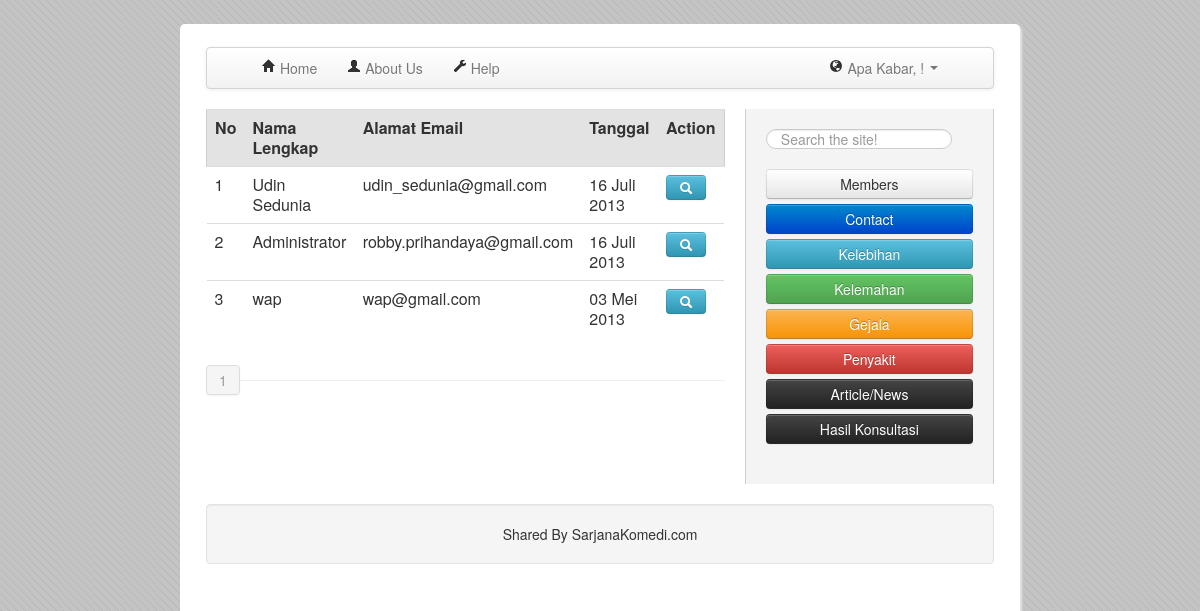
The page /admin/media.php?module=contact on the database its author committed.
### tables this page shows
CREATE TABLE IF NOT EXISTS `rb_hubungi` (
  `id_hubungi` int(5) NOT NULL AUTO_INCREMENT,
  `nama` varchar(50) NOT NULL,
  `email` varchar(100) NOT NULL,
  `subjek` varchar(100) NOT NULL,
  `pesan` text NOT NULL,
  `tanggal` date NOT NULL,
  PRIMARY KEY (`id_hubungi`)
);

### config/fungsi_indotgl.php (called while the page is built, shortened)
<?php
	function tgl_indo($tgl){
			$tanggal = substr($tgl,8,2);
			$bulan = getBulan(substr($tgl,5,2));
			$tahun = substr($tgl,0,4);
			return $tanggal.' '.$bulan.' '.$tahun;
	}
	function getBulan($bln){
				switch ($bln){
					case 5:
						return "Mei";
						break;
					case 7:
						return "Juli";
						break;
				}
			}
?>

### admin/modul/mod_contact/contact.php (the view, shortened to what this page needs)
<?php
switch($_GET[act]){
  default:
    echo "<table class='table table-hover' width=100%>
          <tr style='background:#e3e3e3; border:1px solid #cecece;'><th>No</th><th>Nama Lengkap</th><th>Alamat Email</th><th>Tanggal</th><th style='width:45px; text-align:center;'>Action</th></tr>";
    $p      = new Paging;
    $batas  = 5;
    $posisi = $p->cariPosisi($batas);
    $tampil=mysql_query("SELECT * FROM rb_hubungi ORDER BY id_hubungi DESC LIMIT $posisi, $batas");
    $no = $posisi+1;
    while ($r=mysql_fetch_array($tampil)){
      $tgl=tgl_indo($r[tanggal]);
      echo "<tr bgcolor=$warna><td>$no</td>
                <td>$r[nama]</td>
                <td>$r[email]</td>
                <td>$tgl</a></td>
                <td><a class='btn btn-info' title='View Message' href='?module=contact&act=viewmessage&id=$r[id_hubungi]'><i class='icon-search icon-white'></i></a>
                </td></tr>";
    $no++;
    }
	$jmldata=mysql_num_rows(mysql_query("SELECT * FROM rb_hubungi"));
    $jmlhalaman  = $p->jumlahHalaman($jmldata, $batas);
    $linkHalaman = $p->navHalaman($_GET[halaman], $jmlhalaman);
   		echo "</table><br/><hr>";
		echo "</li></ul>
			  <div style='float:left; margin-top:-20px;' class='pagination'>
			  <ul>
				$linkHalaman
			</ul>
		</div>";
    break;
}
?>

### view/css/style.css (style rules this page uses)
html { font-weight:normal; font-family:Telex; line-height:135%; color:#333; background-color:#c4c4c4; background-image:url('../img/bg.png'); }
body { padding:6px; margin-top:2%; margin-bottom:2%; margin-left: 15%; margin-right: 15%; border-radius:5px; -webkit-box-shadow: 2px 2px 2px #e3e3e3; -moz-box-shadow: 2px 2px 2px #e3e3e3; -khtml-box-shadow: 2px 2px 2px #e3e3e3; box-shadow: 2px 2px 2px #e3e3e3; }
hr { margin-top:3px; margin-bottom:3px; }

### rows shown on the page
rb_hubungi: nama "Udin Sedunia", email "udin_sedunia@gmail.com", tanggal "16 Juli 2013"
rb_hubungi: nama "Administrator", email "robby.prihandaya@gmail.com", tanggal "16 Juli 2013"
rb_hubungi: nama "wap", email "wap@gmail.com", tanggal "03 Mei 2013"
